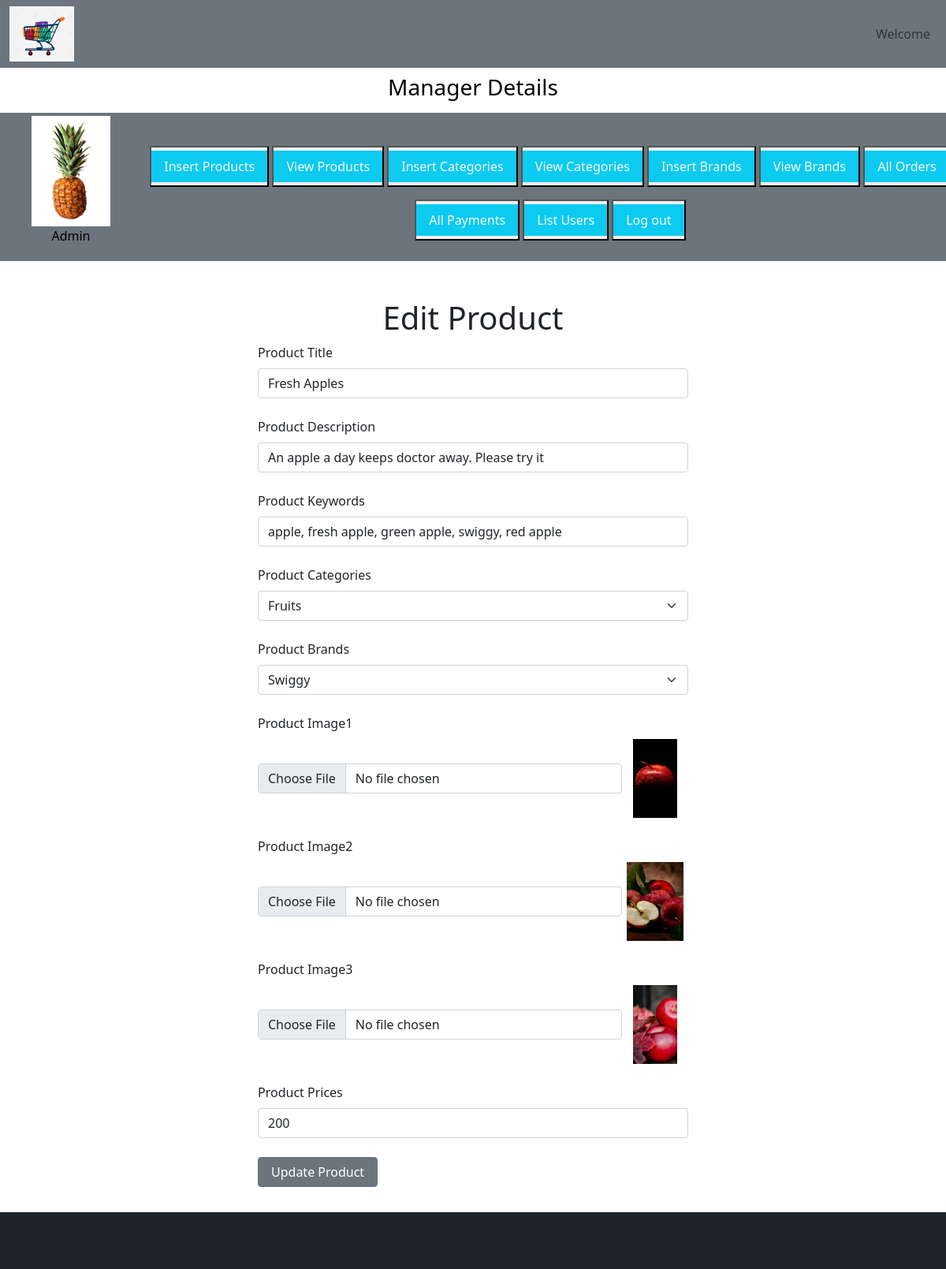
Screenshot of /webapp/admin_area/index.php?edit_products=3 with the database file from the repository.
### tables this page shows
CREATE TABLE `products` (
  `product_id` int(11) NOT NULL,
  `product_title` varchar(100) NOT NULL,
  `product_description` varchar(255) NOT NULL,
  `product_keywords` varchar(255) NOT NULL,
  `category_id` int(11) NOT NULL,
  `brand_id` int(11) NOT NULL,
  `product_image1` varchar(255) NOT NULL,
  `product_image2` varchar(255) NOT NULL,
  `product_image3` varchar(255) NOT NULL,
  `product_price` varchar(100) NOT NULL,
  `date` timestamp NOT NULL DEFAULT current_timestamp() ON UPDATE current_timestamp(),
  `status` varchar(100) NOT NULL
);

CREATE TABLE `categories` (
  `categories_id` int(11) NOT NULL,
  `categories_title` varchar(100) NOT NULL
);

CREATE TABLE `brands` (
  `brand_id` int(11) NOT NULL,
  `brand_title` varchar(100) NOT NULL
);

### webapp/admin_area/edit_products.php (the view, shortened to what this page needs)
<?php
if (isset($_GET['edit_products'])) {
    $edit_id = $_GET['edit_products'];
    $get_data = "SELECT * FROM products WHERE product_id = '$edit_id'";
    $result = mysqli_query($con, $get_data);
    $row = mysqli_fetch_assoc($result);
    $product_title = $row['product_title'];
    $product_description = $row['product_description'];
    $product_keywords = $row['product_keywords'];
    $category_id = $row['category_id'];
    $brand_id = $row['brand_id'];
    $product_image1 = $row['product_image1'];
    $product_image2 = $row['product_image2'];
    $product_image3 = $row['product_image3'];
    $product_price = $row['product_price'];
    $select_category = "SELECT * FROM categories WHERE categories_id = '$category_id'";
    $result_category = mysqli_query($con, $select_category);
    $row_category = mysqli_fetch_assoc($result_category);
    $categories_title = $row_category['categories_title'];
    $select_brand = "SELECT * FROM brands WHERE brand_id  = '$brand_id'";
    $result_brand = mysqli_query($con, $select_brand);
    $row_brand = mysqli_fetch_assoc($result_brand);
    $brand_title = $row_brand['brand_title'];
}
?>
<div class="container mt-5">
    <h1 class="text-center">Edit Product</h1>
    <form action="" method="POST" enctype="multipart/form-data">
        <div class="form-outline w-50 m-auto mb-4">
            <label for="product_title" class="form-label">Product Title</label>
            <input type="text" id="product_title" value="<?php echo $product_title ?>" name="product_title"
                class="form-control" required="required">
        </div>
        <div class="form-outline w-50 m-auto mb-4">
            <label for="product_desc" class="form-label">Product Description</label>
            <input type="text" id="product_desc" value="<?php echo $product_description ?>" name="product_desc"
                class="form-control" required="required">
        </div>
        <div class="form-outline w-50 m-auto mb-4">
            <label for="product_keywords" class="form-label">Product Keywords</label>
            <input type="text" id="product_keywords" value="<?php echo $product_keywords ?>" name="product_keywords"
                class="form-control" required="required">
        </div>
        <div class="form-outline w-50 m-auto mb-4">
            <label for="product_category" class="form-label">Product Categories</label>
            <select name="product_category" class="form-select">
                <option value="<?php echo $categories_title ?>"><?php echo $categories_title ?></option>
            </select>
        </div>
        <div class="form-outline w-50 m-auto mb-4">
            <label for="product_brands" class="form-label">Product Brands</label>
            <select name="product_brands" class="form-select">
                <option value="<?php echo $brand_title ?>"><?php echo $brand_title ?></option>
            </select>
        </div>
        <div class="form-outline w-50 m-auto mb-4">
            <label for="product_image1" class="form-label">Product Image1</label>
            <div class="d-flex">
                <input type="file" id="product_image1" name="product_image1" class="form-control w-90 m-auto"
                    required="required">
                <img src="./product_images/<?php echo $product_image1 ?>" alt="" class="product_img">
            </div>
        </div>
        <div class="form-outline w-50 m-auto mb-4">
            <label for="product_image2" class="form-label">Product Image2</label>
            <div class="d-flex">
                <input type="file" id="product_image2" name="product_image2" class="form-control w-90 m-auto"
                    required="required">
                <img src="./product_images/<?php echo $product_image2 ?>" alt="" class="product_img">
            </div>
        </div>
        <div class="form-outline w-50 m-auto mb-4">
            <label for="product_image3" class="form-label">Product Image3</label>
            <div class="d-flex">
                <input type="file" id="product_image3" name="product_image3" class="form-control w-90 m-auto"
                    required="required">
                <img src="./product_images/<?php echo $product_image3 ?>" alt="" class="product_img">
            </div>
        </div>
        <div class="form-outline w-50 m-auto mb-4">
            <label for="product_price" class="form-label">Product Prices</label>
            <input type="text" id="product_price" value="<?php echo $product_price ?>" name="product_price"
                class="form-control" required="required">
        </div>
        <div class="w-50 m-auto">
            <input type="submit" name="edit_product" value="Update Product" class="btn btn-secondary px-3 mb-3">
        </div>
    </form>
</div>

### webapp/style.css (style rules this page uses)
* { margin: 0; padding: 0; box-sizing: border-box; }

### webapp/admin_area/index.php (style rules this page uses)
body { overflow-x: hidden; }
.product_img { width: 100px; height: 100px; object-fit: contain; }

### rows the page displays
products: product_title "Fresh Apples", product_desc "An apple a day keeps doctor away. Please try it", product_keywords "apple, fresh apple, green apple, swiggy, red apple", product_image1 (picture), product_image2 (picture), product_image3 (picture), product_price "200"
categories: product_category "Fruits"
brands: product_brands "Swiggy"
